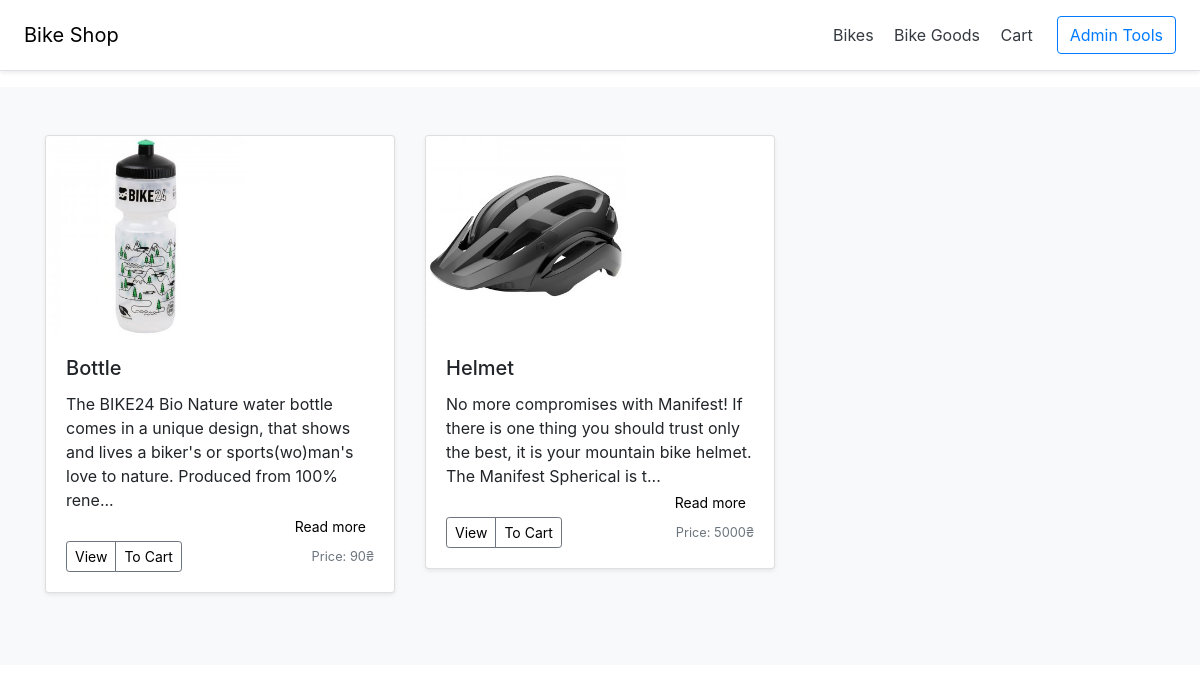
/bike_goods, run on the app's committed database.
### main.py (models this page shows)
class Item(db.Model):
    id = db.Column(db.Integer, primary_key=True)
    photo = db.Column(db.String(100))
    title = db.Column(db.String(100), nullable=False)
    description = db.Column(db.Text, nullable=False)
    price = db.Column(db.Integer, nullable=False)
    isActive = db.Column(db.Boolean, default=False)

### main.py (the view)
@app.route("/bike_goods")
def bike_goods():
    items = Item.query.all()
    return render_template("goods.html", items = items)

### templates/goods.html (shortened to what this page needs)
{% extends "base.html" %}
{% block main %}
<main role="main">
    <div class="album py-5 bg-light">
        <div class="container">
            <div class="row">
                {% for item in items %}
                <div class="col-md-4">
                    <div class="card mb-4 shadow-sm">
                        <svg class="bd-placeholder-img card-img-top" width="100%" height="200"
                            xmlns="http://www.w3.org/2000/svg" preserveAspectRatio="xMidYMid slice" focusable="false"
                            role="img" aria-label="Placeholder: Thumbnail">
                            <image href="{{ url_for('static', filename=item.photo) }}" height = 100% alt="ph" />
                        </svg>
                        <div class="card-body">
                            <h5 class="card-title">{{item.title}}</h5>
                            <p class="card-text" style="margin: 0px;">{{ item.description[:150] }}<span id="dots">...</span></p>
                                    <div style="text-align: right;">
                            <button class="btn-sm" style="color: #000; border: none; background:none;" href = "/./{{item.id}}"
                                id="myBtn{{item.id}}">Read more</button>
                            </div>
                            <div class="d-flex justify-content-between align-items-center">
                                <div class="btn-group">
                                    <button type="button" class="btn btn-sm btn-outline-secondary"><a style="text-decoration: none; color: #000;" href = "/bikes/{{item.id}}">View</a></button>
                                    <a class="btn btn-sm btn-outline-secondary" style="text-decoration: none; color: #000;" href="/item_cart/{{item.id}}">To Cart</a>
                                </div>
                                <small class="text-muted">Price: {{item.price}}₴</small>
                            </div>
                        </div>
                    </div>
                </div>
                {% endfor %}
            </div>
        </div>
    </div>
</main>
{% endblock %}

### data on the page
Item: title "Bottle", description "The BIKE24 Bio Nature water bottle comes in a unique design, that shows and lives a biker's or sports(wo)man's love to nature. Produced from 100% rene", price "90"
Item: title "Helmet", description "No more compromises with Manifest! If there is one thing you should trust only the best, it is your mountain bike helmet. The Manifest Spherical is t", price "5000"
